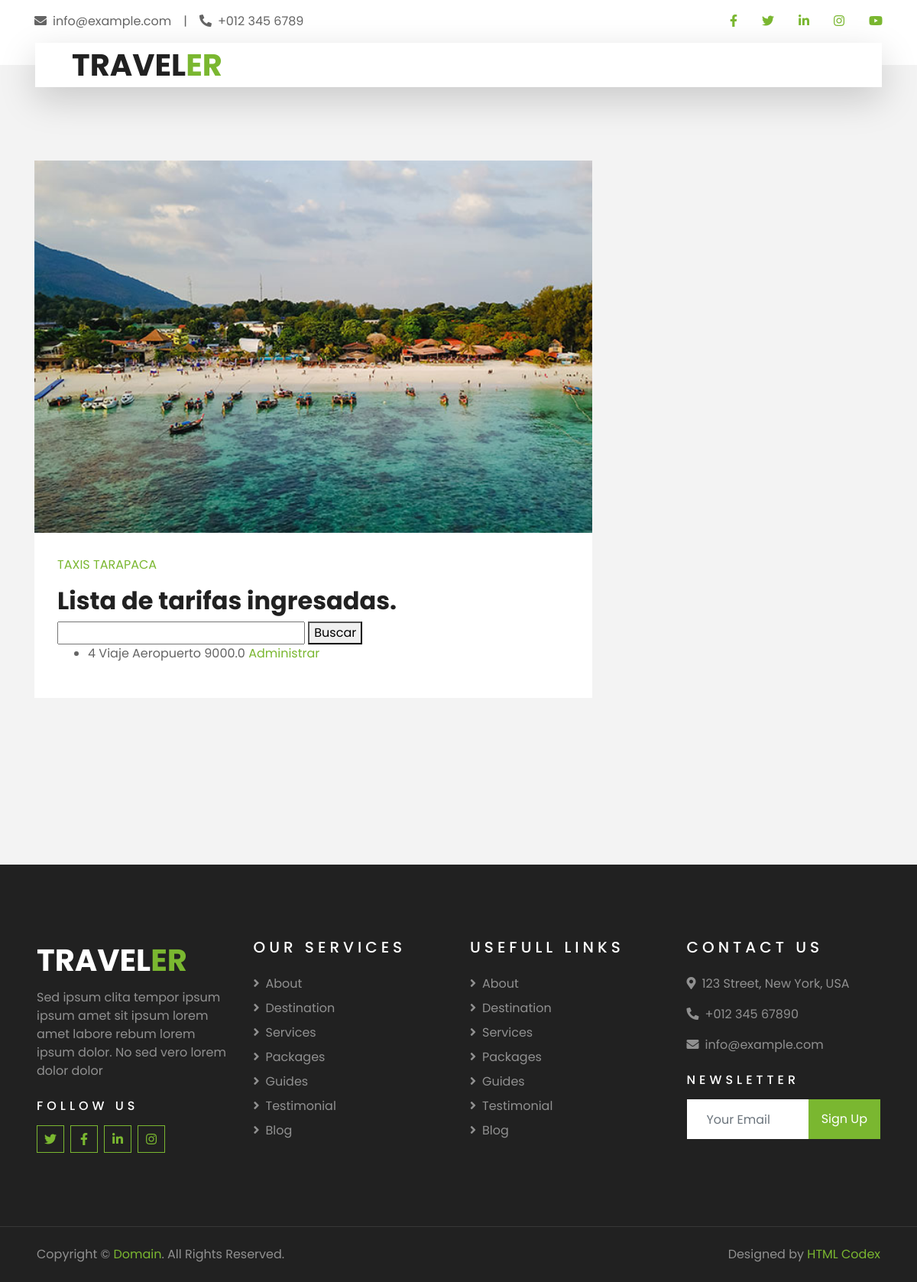
The page /es/scr_btar/ (signed in) on the database as committed earlier.
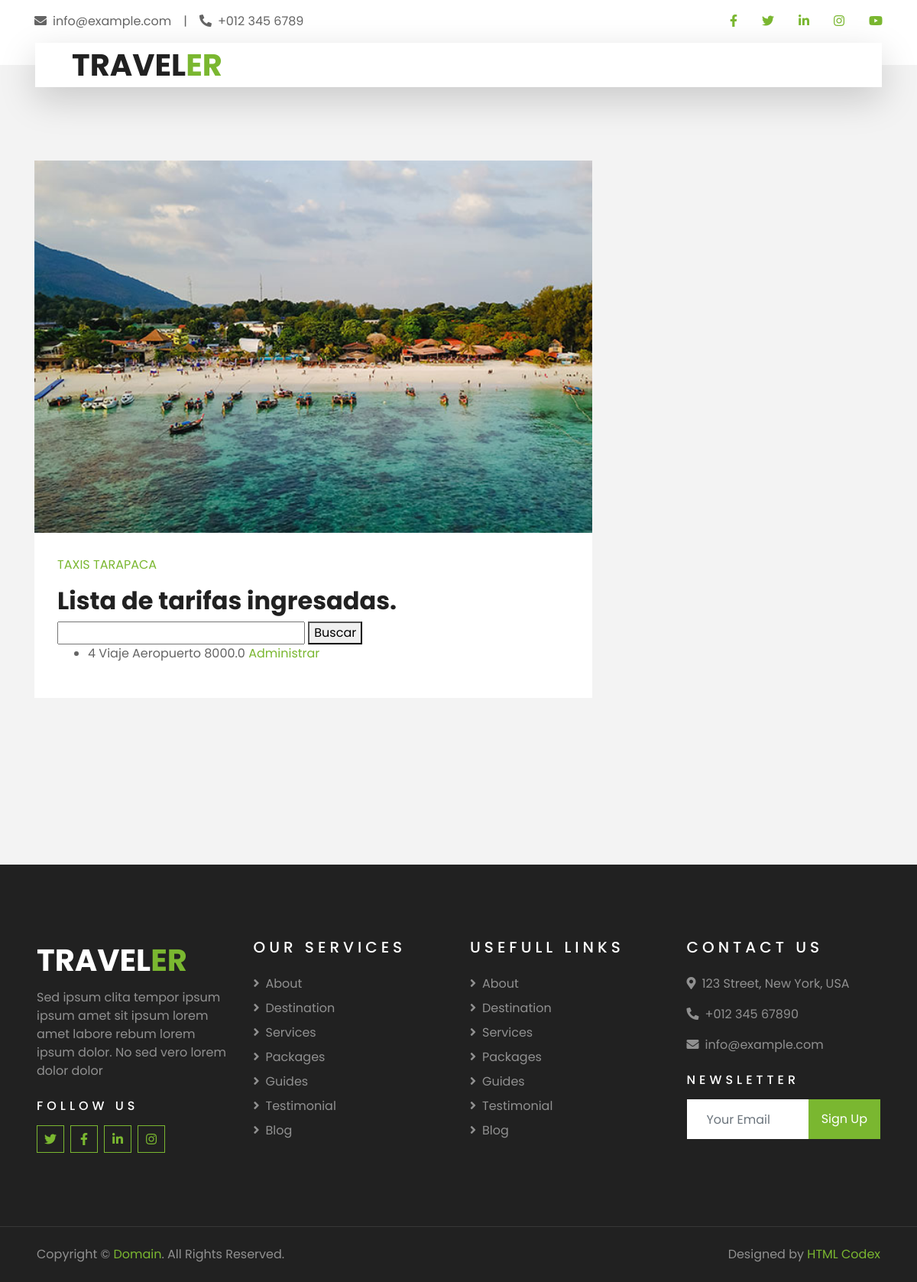
The same page on the database as committed later.
### Gestion_viajes/models.py (models this page shows, shortened)
class Tarifa(models.Model):
    id = models.AutoField(primary_key=True,unique=True)
    nombre = models.CharField(max_length=54,blank=True,null=True)
    tipo_tarifa = models.ForeignKey(TiposTarifa,on_delete=models.SET_NULL,blank=True,null=True,default=None)
    convenio = models.ForeignKey(Convenio,on_delete=models.SET_NULL,blank=True,null=True,default=None)
    monto_tarifa = models.FloatField(null=True,blank=True)
    deleted_at = models.DateTimeField(null=True,blank=True)
    created_at = models.DateTimeField(null=True,blank=True)

### Gestion_viajes/views.py (the view)
# urls.py: path("scr_btar/",views.scr_buscar_tarifas,name='scr_buscar_tarifas'),
def scr_buscar_tarifas(request):
    usuario = request.session.get('user',None)
    if usuario is not None:
        if request.method == "GET":
            form = BusquedaTarifaForm(request.GET)
            tarifas = Tarifa.objects.filter(deleted_at=None)
            context = {'form':form,'tarifas':tarifas}
            if form.is_valid():
                try:
                    busqueda = form.cleaned_data['busqueda'].lower()
                except:
                    busqueda = form.cleaned_data['busqueda'].lower()
                try:
                    tarifas = Tarifa.objects.filter(id=busqueda)
                    context = {'form':form,'tarifas':tarifas}
                except:
                    tarifas = None
                if tarifas is None:
                    try:
                        tarifas = Tarifa.objects.filter(nombre__icontains=busqueda)
                        context = {'form':form,'tarifas':tarifas}
                    except:
                        tarifas = None
                if tarifas is None:
                    tarifas = Tarifa.objects.filter(deleted_at=None)
                    err = "No se encontraron tarifas con la busqueda especificada."
                    context = {'form':form,'tarifas':tarifas,'error':err}
                return render(request,'Gestion_viajes/scr_admin_tarifas.html',context)
            else:
                form = BusquedaTarifaForm()
                tarifas = Tarifa.objects.filter(deleted_at=None)
                context = {'form':form,'tarifas':tarifas}
                return render(request,'Gestion_viajes/scr_admin_tarifas.html',context)
        else:
                form = BusquedaTarifaForm()
                tarifas = Tarifa.objects.filter(deleted_at=None)
                context = {'form':form,'tarifas':tarifas}
                return render(request,'Gestion_viajes/scr_admin_tarifas.html',context)
    else:
        return render(request,'Gestion_viajes/err_frb.html')

### Gestion_viajes/forms.py
class BusquedaTarifaForm(forms.Form):
    busqueda = forms.CharField(label='Buscar Tarifa', max_length=100, required=False)

### Taxis_tarapaca/templates/Gestion_viajes/scr_admin_tarifas.html (shortened to what this page needs)
{% extends "secretarias_page.html" %}
{% load cms_tags %}
{% block content %}
    <div class="taxistas-lista">
        <h2>Lista de tarifas ingresadas.</h2>
        <form method="get" action="{% url 'scr_buscar_tarifas' %}">
            {{ form.busqueda }}
            <button type="submit">Buscar</button>
        </form>
        {% if tarifas %}
            <ul>
                {% for tarifa in tarifas %}
                    <li>{{ tarifa.id }} {{ tarifa.nombre }} {{ tarifa.monto_tarifa }}
                        <a href = "{% url 'scr_ver_datos_tarifa' id_tarifa=tarifa.id %}">Administrar</a>
                    </li>
                {% endfor %}
            </ul>
        {% else %}
            <p>No hay tarifas registradas.</p>
        {% endif %}
    </div>
{% endblock content %}

Rows that differ between the two databases and show on the page:
changed Tarifa "Viaje Aeropuerto": monto_tarifa "9000.0" → "8000.0"
